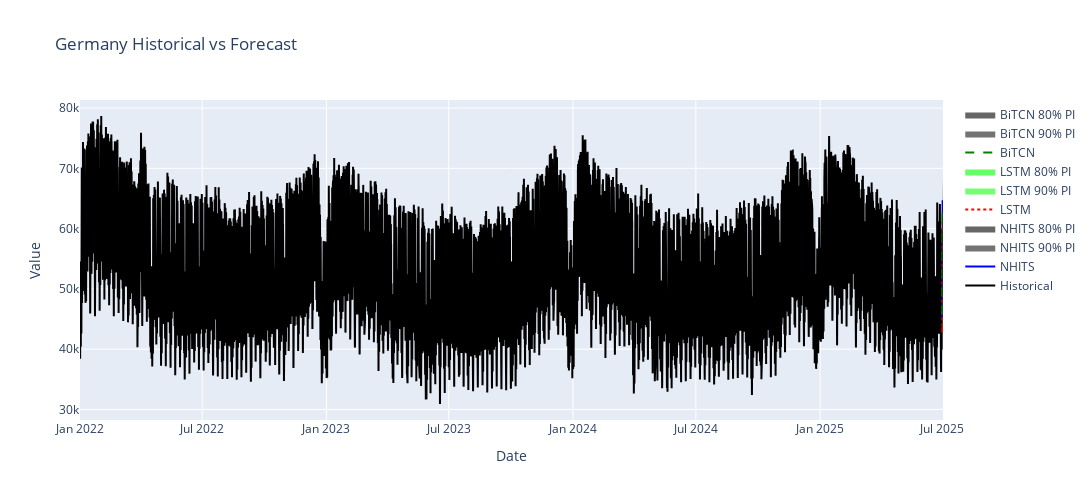

The notebook cell this image was saved under:
### Code cell
plot(Y_df, Y_hat_df, levels=levels)
# plot_series(Y_df, Y_hat_df, level=levels, models=['LSTM'])
